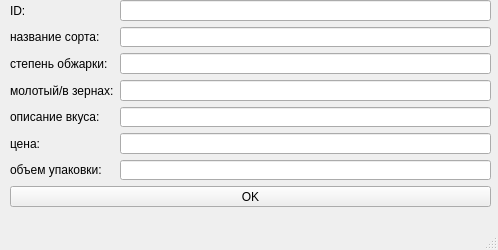
<?xml version="1.0" encoding="UTF-8"?>
<ui version="4.0">
 <class>MainWindow</class>
 <widget class="QMainWindow" name="MainWindow">
  <property name="geometry">
   <rect>
    <x>0</x>
    <y>0</y>
    <width>498</width>
    <height>250</height>
   </rect>
  </property>
  <property name="windowTitle">
   <string>Форма</string>
  </property>
  <widget class="QWidget" name="centralwidget">
   <widget class="QWidget" name="formLayoutWidget">
    <property name="geometry">
     <rect>
      <x>10</x>
      <y>0</y>
      <width>481</width>
      <height>207</height>
     </rect>
    </property>
    <layout class="QFormLayout" name="formLayout">
     <item row="0" column="0">
      <widget class="QLabel" name="label">
       <property name="text">
        <string>ID:</string>
       </property>
      </widget>
     </item>
     <item row="1" column="0">
      <widget class="QLabel" name="label_2">
       <property name="text">
        <string>название сорта:</string>
       </property>
      </widget>
     </item>
     <item row="2" column="0">
      <widget class="QLabel" name="label_3">
       <property name="text">
        <string>степень обжарки:</string>
       </property>
      </widget>
     </item>
     <item row="3" column="0">
      <widget class="QLabel" name="label_4">
       <property name="text">
        <string>молотый/в зернах:</string>
       </property>
      </widget>
     </item>
     <item row="4" column="0">
      <widget class="QLabel" name="label_5">
       <property name="text">
        <string>описание вкуса:</string>
       </property>
      </widget>
     </item>
     <item row="5" column="0">
      <widget class="QLabel" name="label_6">
       <property name="text">
        <string>цена:</string>
       </property>
      </widget>
     </item>
     <item row="6" column="0">
      <widget class="QLabel" name="label_7">
       <property name="text">
        <string>объем упаковки:</string>
       </property>
      </widget>
     </item>
     <item row="0" column="1">
      <widget class="QLineEdit" name="lineEdit"/>
     </item>
     <item row="1" column="1">
      <widget class="QLineEdit" name="lineEdit_2"/>
     </item>
     <item row="2" column="1">
      <widget class="QLineEdit" name="lineEdit_3"/>
     </item>
     <item row="3" column="1">
      <widget class="QLineEdit" name="lineEdit_4"/>
     </item>
     <item row="4" column="1">
      <widget class="QLineEdit" name="lineEdit_5"/>
     </item>
     <item row="5" column="1">
      <widget class="QLineEdit" name="lineEdit_6"/>
     </item>
     <item row="6" column="1">
      <widget class="QLineEdit" name="lineEdit_7"/>
     </item>
     <item row="7" column="0" colspan="2">
      <widget class="QPushButton" name="pushButton">
       <property name="text">
        <string>OK</string>
       </property>
      </widget>
     </item>
    </layout>
   </widget>
  </widget>
  <widget class="QMenuBar" name="menubar">
   <property name="geometry">
    <rect>
     <x>0</x>
     <y>0</y>
     <width>498</width>
     <height>21</height>
    </rect>
   </property>
  </widget>
  <widget class="QStatusBar" name="statusbar"/>
 </widget>
 <resources/>
 <connections/>
</ui>
